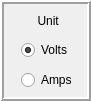
   <widget class="QFrame" name="frame">
    <property name="geometry">
     <rect>
      <x>270</x>
      <y>180</y>
      <width>91</width>
      <height>101</height>
     </rect>
    </property>
    <property name="toolTip">
     <string>Units of the recorded signal</string>
    </property>
    <property name="autoFillBackground">
     <bool>true</bool>
    </property>
    <property name="styleSheet">
     <string notr="true"/>
    </property>
    <property name="frameShape">
     <enum>QFrame::Box</enum>
    </property>
    <property name="frameShadow">
     <enum>QFrame::Raised</enum>
    </property>
    <property name="lineWidth">
     <number>2</number>
    </property>
    <property name="midLineWidth">
     <number>0</number>
    </property>
    <widget class="QLabel" name="label_6">
     <property name="geometry">
      <rect>
       <x>6</x>
       <y>10</y>
       <width>81</width>
       <height>21</height>
      </rect>
     </property>
     <property name="text">
      <string> Unit</string>
     </property>
     <property name="alignment">
      <set>Qt::AlignCenter</set>
     </property>
    </widget>
    <widget class="QRadioButton" name="amps_radio">
     <property name="geometry">
      <rect>
       <x>21</x>
       <y>70</y>
       <width>61</width>
       <height>20</height>
      </rect>
     </property>
     <property name="text">
      <string>Amps</string>
     </property>
     <property name="checked">
      <bool>false</bool>
     </property>
     <property name="autoExclusive">
      <bool>true</bool>
     </property>
    </widget>
    <widget class="QRadioButton" name="volts_radio">
     <property name="geometry">
      <rect>
       <x>21</x>
       <y>40</y>
       <width>61</width>
       <height>20</height>
      </rect>
     </property>
     <property name="toolTip">
      <string>Select </string>
     </property>
     <property name="layoutDirection">
      <enum>Qt::LeftToRight</enum>
     </property>
     <property name="text">
      <string>Volts</string>
     </property>
     <property name="checked">
      <bool>true</bool>
     </property>
    </widget>
   </widget>
